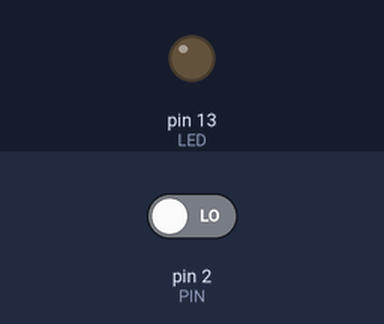
The sketch below on a simulated Arduino Uno, built with avr-gcc and run on an emulated ATmega328P. Shown: output pins drawn as LEDs (lit = HIGH). The test bench sets the inputs (shaded band); at power-on: pin 2 (PIN) LOW.

Above: at 1.2 s.
1.3 s: pin 2 (PIN) driven HIGH
At 2.2 s:
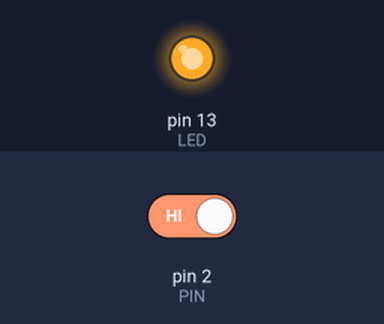
2.8 s: pin 2 (PIN) driven LOW
At 3.3 s:
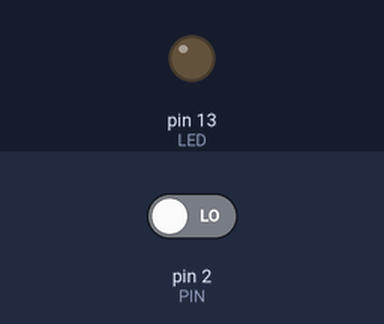
Timing chart, 0 to 5.8 s (numbered marks = the images above; inputs shaded):
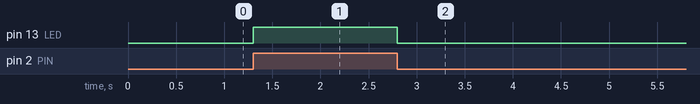

The sketch:

switch.ino
```cpp
#define LED 13
#define PIN 2

void setup() {
  pinMode(LED, OUTPUT);
  pinMode(PIN, INPUT);

}

void loop() {
  int value = LOW;
  value = digitalRead(PIN);
  if (value == HIGH) {
    digitalWrite(LED, HIGH);
  } else {
    digitalWrite(LED, LOW);
  }
}
```

Measured:
- after the input at 1.3 s, pin 13 (LED): LOW → HIGH at once
- after the input at 2.8 s, pin 13 (LED): HIGH → LOW at once
